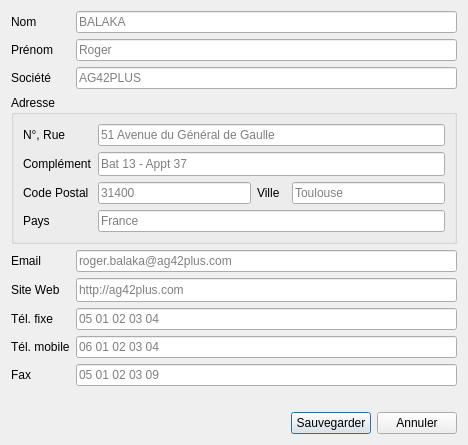
<?xml version="1.0" encoding="UTF-8"?>
<ui version="4.0">
 <class>DialogAddCustomer</class>
 <widget class="QDialog" name="DialogAddCustomer">
  <property name="geometry">
   <rect>
    <x>0</x>
    <y>0</y>
    <width>468</width>
    <height>445</height>
   </rect>
  </property>
  <property name="windowTitle">
   <string>Ajouter un client</string>
  </property>
  <property name="windowIcon">
   <iconset resource="../../icons.qrc">
    <normaloff>:/icons/FactDev</normaloff>:/icons/FactDev</iconset>
  </property>
  <layout class="QGridLayout" name="gridLayout">
   <item row="6" column="1">
    <widget class="Gui::Widgets::CheckFields::CheckPhone" name="lePhone">
     <property name="minimumSize">
      <size>
       <width>0</width>
       <height>22</height>
      </size>
     </property>
     <property name="placeholderText">
      <string>05 01 02 03 04</string>
     </property>
    </widget>
   </item>
   <item row="7" column="0">
    <widget class="QLabel" name="label_8">
     <property name="text">
      <string>Tél. mobile</string>
     </property>
    </widget>
   </item>
   <item row="7" column="1">
    <widget class="Gui::Widgets::CheckFields::CheckPhone" name="leMobilePhone">
     <property name="minimumSize">
      <size>
       <width>0</width>
       <height>22</height>
      </size>
     </property>
     <property name="placeholderText">
      <string>06 01 02 03 04</string>
     </property>
    </widget>
   </item>
   <item row="9" column="0">
    <widget class="QLabel" name="label_10">
     <property name="text">
      <string>Fax</string>
     </property>
    </widget>
   </item>
   <item row="1" column="1">
    <widget class="Gui::Widgets::CheckFields::CheckName" name="leFirstNameReferent">
     <property name="minimumSize">
      <size>
       <width>0</width>
       <height>22</height>
      </size>
     </property>
     <property name="placeholderText">
      <string>Roger</string>
     </property>
    </widget>
   </item>
   <item row="2" column="0">
    <widget class="QLabel" name="label_3">
     <property name="text">
      <string>Société</string>
     </property>
    </widget>
   </item>
   <item row="11" column="0" colspan="2">
    <layout class="QHBoxLayout" name="horizontalLayout">
     <item>
      <spacer name="horizontalSpacer">
       <property name="orientation">
        <enum>Qt::Horizontal</enum>
       </property>
       <property name="sizeHint" stdset="0">
        <size>
         <width>40</width>
         <height>20</height>
        </size>
       </property>
      </spacer>
     </item>
     <item>
      <widget class="QPushButton" name="btnSave">
       <property name="text">
        <string>Sauvegarder</string>
       </property>
       <property name="icon">
        <iconset resource="../../icons.qrc">
         <normaloff>:/icons/img/ok_valid.png</normaloff>:/icons/img/ok_valid.png</iconset>
       </property>
      </widget>
     </item>
     <item>
      <widget class="QPushButton" name="btnCancel">
       <property name="text">
        <string>Annuler</string>
       </property>
       <property name="icon">
        <iconset resource="../../icons.qrc">
         <normaloff>:/icons/img/cancel.png</normaloff>:/icons/img/cancel.png</iconset>
       </property>
      </widget>
     </item>
    </layout>
   </item>
   <item row="4" column="0">
    <widget class="QLabel" name="label_7">
     <property name="text">
      <string>Email</string>
     </property>
    </widget>
   </item>
   <item row="3" column="0" colspan="2">
    <widget class="QGroupBox" name="groupBox">
     <property name="title">
      <string>Adresse</string>
     </property>
     <layout class="QGridLayout" name="gridLayout_2">
      <item row="2" column="2">
       <widget class="QLabel" name="label_5">
        <property name="text">
         <string>Ville</string>
        </property>
       </widget>
      </item>
      <item row="0" column="1" colspan="4">
       <widget class="Gui::Widgets::CheckFields::CheckUntilField" name="leAddress">
        <property name="minimumSize">
         <size>
          <width>0</width>
          <height>22</height>
         </size>
        </property>
        <property name="placeholderText">
         <string>51 Avenue du Général de Gaulle</string>
        </property>
       </widget>
      </item>
      <item row="3" column="1" colspan="4">
       <widget class="Gui::Widgets::CheckFields::CheckCountry" name="leCountry">
        <property name="minimumSize">
         <size>
          <width>0</width>
          <height>22</height>
         </size>
        </property>
        <property name="placeholderText">
         <string>France</string>
        </property>
       </widget>
      </item>
      <item row="0" column="0">
       <widget class="QLabel" name="label_4">
        <property name="text">
         <string>N°, Rue</string>
        </property>
       </widget>
      </item>
      <item row="3" column="0">
       <widget class="QLabel" name="label_11">
        <property name="text">
         <string>Pays</string>
        </property>
       </widget>
      </item>
      <item row="2" column="1">
       <widget class="Gui::Widgets::CheckFields::CheckPostalCode" name="lePostalCode">
        <property name="minimumSize">
         <size>
          <width>0</width>
          <height>22</height>
         </size>
        </property>
        <property name="placeholderText">
         <string>31400</string>
        </property>
       </widget>
      </item>
      <item row="2" column="0">
       <widget class="QLabel" name="label_6">
        <property name="text">
         <string>Code Postal</string>
        </property>
       </widget>
      </item>
      <item row="2" column="4">
       <widget class="Gui::Widgets::CheckFields::CheckCity" name="leCity">
        <property name="minimumSize">
         <size>
          <width>0</width>
          <height>22</height>
         </size>
        </property>
        <property name="placeholderText">
         <string>Toulouse</string>
        </property>
       </widget>
      </item>
      <item row="1" column="1" colspan="4">
       <widget class="QLineEdit" name="leComplement">
        <property name="minimumSize">
         <size>
          <width>0</width>
          <height>24</height>
         </size>
        </property>
        <property name="placeholderText">
         <string>Bat 13 - Appt 37</string>
        </property>
       </widget>
      </item>
      <item row="1" column="0">
       <widget class="QLabel" name="label_13">
        <property name="text">
         <string>Complément</string>
        </property>
       </widget>
      </item>
     </layout>
    </widget>
   </item>
   <item row="0" column="0">
    <widget class="QLabel" name="label">
     <property name="text">
      <string>Nom</string>
     </property>
    </widget>
   </item>
   <item row="6" column="0">
    <widget class="QLabel" name="label_9">
     <property name="text">
      <string>Tél. fixe</string>
     </property>
    </widget>
   </item>
   <item row="0" column="1">
    <widget class="Gui::Widgets::CheckFields::CheckName" name="leLastNameReferent">
     <property name="minimumSize">
      <size>
       <width>0</width>
       <height>22</height>
      </size>
     </property>
     <property name="placeholderText">
      <string>BALAKA</string>
     </property>
    </widget>
   </item>
   <item row="9" column="1">
    <widget class="Gui::Widgets::CheckFields::CheckPhone" name="leFax">
     <property name="minimumSize">
      <size>
       <width>0</width>
       <height>22</height>
      </size>
     </property>
     <property name="placeholderText">
      <string>05 01 02 03 09</string>
     </property>
    </widget>
   </item>
   <item row="4" column="1">
    <widget class="Gui::Widgets::CheckFields::CheckEmail" name="leEmail">
     <property name="minimumSize">
      <size>
       <width>0</width>
       <height>22</height>
      </size>
     </property>
     <property name="placeholderText">
      <string>roger.balaka@ag42plus.com</string>
     </property>
    </widget>
   </item>
   <item row="2" column="1">
    <widget class="Gui::Widgets::CheckFields::CheckValidField" name="leCompany">
     <property name="minimumSize">
      <size>
       <width>0</width>
       <height>22</height>
      </size>
     </property>
     <property name="toolTip">
      <string>Nom de la société du client</string>
     </property>
     <property name="placeholderText">
      <string>AG42PLUS</string>
     </property>
    </widget>
   </item>
   <item row="10" column="1">
    <spacer name="verticalSpacer">
     <property name="orientation">
      <enum>Qt::Vertical</enum>
     </property>
     <property name="sizeHint" stdset="0">
      <size>
       <width>20</width>
       <height>40</height>
      </size>
     </property>
    </spacer>
   </item>
   <item row="1" column="0">
    <widget class="QLabel" name="label_2">
     <property name="text">
      <string>Prénom</string>
     </property>
    </widget>
   </item>
   <item row="5" column="1">
    <widget class="Gui::Widgets::CheckFields::CheckWebsite" name="leWebsite">
     <property name="minimumSize">
      <size>
       <width>0</width>
       <height>24</height>
      </size>
     </property>
     <property name="placeholderText">
      <string>http://ag42plus.com</string>
     </property>
    </widget>
   </item>
   <item row="5" column="0">
    <widget class="QLabel" name="label_12">
     <property name="text">
      <string>Site Web</string>
     </property>
    </widget>
   </item>
  </layout>
 </widget>
 <customwidgets>
  <customwidget>
   <class>Gui::Widgets::CheckFields::CheckUntilField</class>
   <extends>QLineEdit</extends>
   <header>gui/widgets/checkfields/checkuntilfield.h</header>
   <slots>
    <slot>fieldTextChanged(QString)</slot>
   </slots>
  </customwidget>
  <customwidget>
   <class>Gui::Widgets::CheckFields::CheckEmail</class>
   <extends>QLineEdit</extends>
   <header>gui/widgets/checkfields/checkemail.h</header>
   <slots>
    <slot>fieldTextChanged(QString)</slot>
   </slots>
  </customwidget>
  <customwidget>
   <class>Gui::Widgets::CheckFields::CheckPostalCode</class>
   <extends>QLineEdit</extends>
   <header>gui/widgets/checkfields/checkpostalcode.h</header>
   <slots>
    <slot>fieldTextChanged(QString)</slot>
   </slots>
  </customwidget>
  <customwidget>
   <class>Gui::Widgets::CheckFields::CheckValidField</class>
   <extends>QLineEdit</extends>
   <header>gui/widgets/checkfields/checkvalidfield.h</header>
   <slots>
    <slot>fieldTextChanged(QString)</slot>
   </slots>
  </customwidget>
  <customwidget>
   <class>Gui::Widgets::CheckFields::CheckCity</class>
   <extends>QLineEdit</extends>
   <header>gui/widgets/checkfields/checkcity.h</header>
   <slots>
    <slot>fieldTextChanged(QString)</slot>
   </slots>
  </customwidget>
  <customwidget>
   <class>Gui::Widgets::CheckFields::CheckPhone</class>
   <extends>QLineEdit</extends>
   <header>gui/widgets/checkfields/checkphone.h</header>
   <slots>
    <slot>fieldTextChanged(QString)</slot>
   </slots>
  </customwidget>
  <customwidget>
   <class>Gui::Widgets::CheckFields::CheckName</class>
   <extends>QLineEdit</extends>
   <header>gui/widgets/checkfields/checkname.h</header>
   <slots>
    <slot>fieldTextChanged(QString)</slot>
   </slots>
  </customwidget>
  <customwidget>
   <class>Gui::Widgets::CheckFields::CheckCountry</class>
   <extends>QLineEdit</extends>
   <header>gui/widgets/checkfields/checkcountry.h</header>
   <slots>
    <slot>fieldTextChanged(QString)</slot>
   </slots>
  </customwidget>
  <customwidget>
   <class>Gui::Widgets::CheckFields::CheckWebsite</class>
   <extends>QLineEdit</extends>
   <header>gui/widgets/checkfields/checkwebsite.h</header>
  </customwidget>
 </customwidgets>
 <tabstops>
  <tabstop>leLastNameReferent</tabstop>
  <tabstop>leFirstNameReferent</tabstop>
  <tabstop>leCompany</tabstop>
  <tabstop>leAddress</tabstop>
  <tabstop>lePostalCode</tabstop>
  <tabstop>leCity</tabstop>
  <tabstop>leCountry</tabstop>
  <tabstop>leEmail</tabstop>
  <tabstop>lePhone</tabstop>
  <tabstop>leMobilePhone</tabstop>
  <tabstop>leFax</tabstop>
  <tabstop>btnSave</tabstop>
 </tabstops>
 <resources>
  <include location="../../icons.qrc"/>
 </resources>
 <connections>
  <connection>
   <sender>btnSave</sender>
   <signal>released()</signal>
   <receiver>DialogAddCustomer</receiver>
   <slot>accept()</slot>
   <hints>
    <hint type="sourcelabel">
     <x>354</x>
     <y>434</y>
    </hint>
    <hint type="destinationlabel">
     <x>316</x>
     <y>375</y>
    </hint>
   </hints>
  </connection>
  <connection>
   <sender>btnCancel</sender>
   <signal>released()</signal>
   <receiver>DialogAddCustomer</receiver>
   <slot>reject()</slot>
   <hints>
    <hint type="sourcelabel">
     <x>457</x>
     <y>434</y>
    </hint>
    <hint type="destinationlabel">
     <x>147</x>
     <y>375</y>
    </hint>
   </hints>
  </connection>
  <connection>
   <sender>leLastNameReferent</sender>
   <signal>textChanged(QString)</signal>
   <receiver>leLastNameReferent</receiver>
   <slot>fieldTextChanged(QString)</slot>
   <hints>
    <hint type="sourcelabel">
     <x>134</x>
     <y>23</y>
    </hint>
    <hint type="destinationlabel">
     <x>176</x>
     <y>20</y>
    </hint>
   </hints>
  </connection>
  <connection>
   <sender>leFirstNameReferent</sender>
   <signal>textChanged(QString)</signal>
   <receiver>leFirstNameReferent</receiver>
   <slot>fieldTextChanged(QString)</slot>
   <hints>
    <hint type="sourcelabel">
     <x>231</x>
     <y>52</y>
    </hint>
    <hint type="destinationlabel">
     <x>285</x>
     <y>54</y>
    </hint>
   </hints>
  </connection>
  <connection>
   <sender>leCompany</sender>
   <signal>textChanged(QString)</signal>
   <receiver>leCompany</receiver>
   <slot>fieldTextChanged(QString)</slot>
   <hints>
    <hint type="sourcelabel">
     <x>293</x>
     <y>75</y>
    </hint>
    <hint type="destinationlabel">
     <x>347</x>
     <y>80</y>
    </hint>
   </hints>
  </connection>
  <connection>
   <sender>leAddress</sender>
   <signal>textChanged(QString)</signal>
   <receiver>leAddress</receiver>
   <slot>fieldTextChanged(QString)</slot>
   <hints>
    <hint type="sourcelabel">
     <x>276</x>
     <y>137</y>
    </hint>
    <hint type="destinationlabel">
     <x>349</x>
     <y>139</y>
    </hint>
   </hints>
  </connection>
  <connection>
   <sender>lePostalCode</sender>
   <signal>textChanged(QString)</signal>
   <receiver>lePostalCode</receiver>
   <slot>fieldTextChanged(QString)</slot>
   <hints>
    <hint type="sourcelabel">
     <x>259</x>
     <y>199</y>
    </hint>
    <hint type="destinationlabel">
     <x>259</x>
     <y>199</y>
    </hint>
   </hints>
  </connection>
  <connection>
   <sender>leCity</sender>
   <signal>textChanged(QString)</signal>
   <receiver>leCity</receiver>
   <slot>fieldTextChanged(QString)</slot>
   <hints>
    <hint type="sourcelabel">
     <x>449</x>
     <y>199</y>
    </hint>
    <hint type="destinationlabel">
     <x>449</x>
     <y>199</y>
    </hint>
   </hints>
  </connection>
  <connection>
   <sender>leEmail</sender>
   <signal>textChanged(QString)</signal>
   <receiver>leEmail</receiver>
   <slot>fieldTextChanged(QString)</slot>
   <hints>
    <hint type="sourcelabel">
     <x>330</x>
     <y>269</y>
    </hint>
    <hint type="destinationlabel">
     <x>403</x>
     <y>269</y>
    </hint>
   </hints>
  </connection>
  <connection>
   <sender>leMobilePhone</sender>
   <signal>textChanged(QString)</signal>
   <receiver>leMobilePhone</receiver>
   <slot>fieldTextChanged(QString)</slot>
   <hints>
    <hint type="sourcelabel">
     <x>414</x>
     <y>355</y>
    </hint>
    <hint type="destinationlabel">
     <x>458</x>
     <y>355</y>
    </hint>
   </hints>
  </connection>
  <connection>
   <sender>leFax</sender>
   <signal>textChanged(QString)</signal>
   <receiver>leFax</receiver>
   <slot>fieldTextChanged(QString)</slot>
   <hints>
    <hint type="sourcelabel">
     <x>353</x>
     <y>383</y>
    </hint>
    <hint type="destinationlabel">
     <x>387</x>
     <y>383</y>
    </hint>
   </hints>
  </connection>
  <connection>
   <sender>leCountry</sender>
   <signal>textChanged(QString)</signal>
   <receiver>leCountry</receiver>
   <slot>fieldTextChanged(QString)</slot>
   <hints>
    <hint type="sourcelabel">
     <x>233</x>
     <y>228</y>
    </hint>
    <hint type="destinationlabel">
     <x>331</x>
     <y>228</y>
    </hint>
   </hints>
  </connection>
  <connection>
   <sender>leLastNameReferent</sender>
   <signal>textChanged(QString)</signal>
   <receiver>DialogAddCustomer</receiver>
   <slot>checkFields()</slot>
   <hints>
    <hint type="sourcelabel">
     <x>453</x>
     <y>16</y>
    </hint>
    <hint type="destinationlabel">
     <x>467</x>
     <y>64</y>
    </hint>
   </hints>
  </connection>
  <connection>
   <sender>leFirstNameReferent</sender>
   <signal>textChanged(QString)</signal>
   <receiver>DialogAddCustomer</receiver>
   <slot>checkFields()</slot>
   <hints>
    <hint type="sourcelabel">
     <x>447</x>
     <y>47</y>
    </hint>
    <hint type="destinationlabel">
     <x>467</x>
     <y>47</y>
    </hint>
   </hints>
  </connection>
  <connection>
   <sender>leCompany</sender>
   <signal>textChanged(QString)</signal>
   <receiver>DialogAddCustomer</receiver>
   <slot>checkFields()</slot>
   <hints>
    <hint type="sourcelabel">
     <x>458</x>
     <y>86</y>
    </hint>
    <hint type="destinationlabel">
     <x>467</x>
     <y>113</y>
    </hint>
   </hints>
  </connection>
  <connection>
   <sender>leAddress</sender>
   <signal>textChanged(QString)</signal>
   <receiver>DialogAddCustomer</receiver>
   <slot>checkFields()</slot>
   <hints>
    <hint type="sourcelabel">
     <x>408</x>
     <y>139</y>
    </hint>
    <hint type="destinationlabel">
     <x>467</x>
     <y>158</y>
    </hint>
   </hints>
  </connection>
  <connection>
   <sender>lePostalCode</sender>
   <signal>textChanged(QString)</signal>
   <receiver>DialogAddCustomer</receiver>
   <slot>checkFields()</slot>
   <hints>
    <hint type="sourcelabel">
     <x>224</x>
     <y>198</y>
    </hint>
    <hint type="destinationlabel">
     <x>467</x>
     <y>230</y>
    </hint>
   </hints>
  </connection>
  <connection>
   <sender>leCity</sender>
   <signal>textChanged(QString)</signal>
   <receiver>DialogAddCustomer</receiver>
   <slot>checkFields()</slot>
   <hints>
    <hint type="sourcelabel">
     <x>439</x>
     <y>196</y>
    </hint>
    <hint type="destinationlabel">
     <x>467</x>
     <y>191</y>
    </hint>
   </hints>
  </connection>
  <connection>
   <sender>leCountry</sender>
   <signal>textChanged(QString)</signal>
   <receiver>DialogAddCustomer</receiver>
   <slot>checkFields()</slot>
   <hints>
    <hint type="sourcelabel">
     <x>402</x>
     <y>228</y>
    </hint>
    <hint type="destinationlabel">
     <x>467</x>
     <y>234</y>
    </hint>
   </hints>
  </connection>
  <connection>
   <sender>leEmail</sender>
   <signal>textChanged(QString)</signal>
   <receiver>DialogAddCustomer</receiver>
   <slot>checkFields()</slot>
   <hints>
    <hint type="sourcelabel">
     <x>303</x>
     <y>269</y>
    </hint>
    <hint type="destinationlabel">
     <x>467</x>
     <y>223</y>
    </hint>
   </hints>
  </connection>
  <connection>
   <sender>leMobilePhone</sender>
   <signal>textChanged(QString)</signal>
   <receiver>DialogAddCustomer</receiver>
   <slot>checkFields()</slot>
   <hints>
    <hint type="sourcelabel">
     <x>354</x>
     <y>355</y>
    </hint>
    <hint type="destinationlabel">
     <x>467</x>
     <y>266</y>
    </hint>
   </hints>
  </connection>
  <connection>
   <sender>leFax</sender>
   <signal>textChanged(QString)</signal>
   <receiver>DialogAddCustomer</receiver>
   <slot>checkFields()</slot>
   <hints>
    <hint type="sourcelabel">
     <x>458</x>
     <y>383</y>
    </hint>
    <hint type="destinationlabel">
     <x>467</x>
     <y>328</y>
    </hint>
   </hints>
  </connection>
  <connection>
   <sender>lePhone</sender>
   <signal>textChanged(QString)</signal>
   <receiver>DialogAddCustomer</receiver>
   <slot>checkFields()</slot>
   <hints>
    <hint type="sourcelabel">
     <x>419</x>
     <y>327</y>
    </hint>
    <hint type="destinationlabel">
     <x>467</x>
     <y>272</y>
    </hint>
   </hints>
  </connection>
  <connection>
   <sender>lePhone</sender>
   <signal>textChanged(QString)</signal>
   <receiver>lePhone</receiver>
   <slot>fieldTextChanged(QString)</slot>
   <hints>
    <hint type="sourcelabel">
     <x>445</x>
     <y>327</y>
    </hint>
    <hint type="destinationlabel">
     <x>445</x>
     <y>327</y>
    </hint>
   </hints>
  </connection>
  <connection>
   <sender>leWebsite</sender>
   <signal>textChanged(QString)</signal>
   <receiver>DialogAddCustomer</receiver>
   <slot>checkFields()</slot>
   <hints>
    <hint type="sourcelabel">
     <x>254</x>
     <y>289</y>
    </hint>
    <hint type="destinationlabel">
     <x>601</x>
     <y>278</y>
    </hint>
   </hints>
  </connection>
  <connection>
   <sender>leWebsite</sender>
   <signal>textChanged(QString)</signal>
   <receiver>leWebsite</receiver>
   <slot>fieldTextChanged(QString)</slot>
   <hints>
    <hint type="sourcelabel">
     <x>177</x>
     <y>292</y>
    </hint>
    <hint type="destinationlabel">
     <x>213</x>
     <y>288</y>
    </hint>
   </hints>
  </connection>
 </connections>
 <slots>
  <slot>checkFields()</slot>
 </slots>
</ui>
